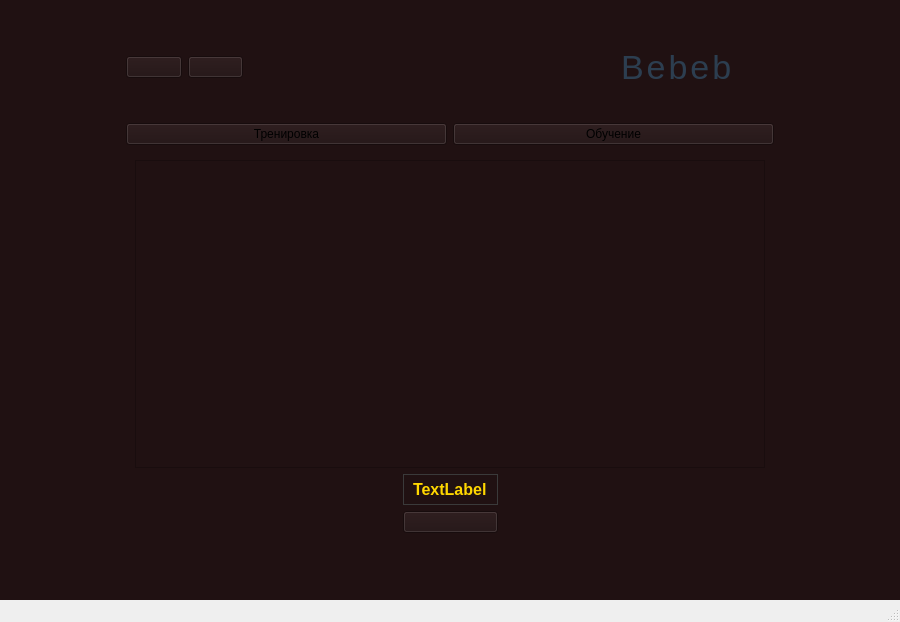
<?xml version="1.0" encoding="UTF-8"?>
<ui version="4.0">
 <class>MainWindow</class>
 <widget class="QMainWindow" name="MainWindow">
  <property name="geometry">
   <rect>
    <x>0</x>
    <y>0</y>
    <width>900</width>
    <height>622</height>
   </rect>
  </property>
  <property name="windowTitle">
   <string>MainWindow</string>
  </property>
  <widget class="QWidget" name="centralwidget">
   <property name="styleSheet">
    <string notr="true">QWidget {
    background-color: #201112;
}
</string>
   </property>
   <layout class="QGridLayout" name="gridLayout_2">
    <item row="0" column="0">
     <layout class="QGridLayout" name="gridLayout">
      <item row="0" column="0">
       <widget class="QStackedWidget" name="stackedWidget">
        <property name="currentIndex">
         <number>0</number>
        </property>
        <widget class="QWidget" name="page">
         <layout class="QGridLayout" name="gridLayout_4" columnstretch="1,6,1">
          <item row="0" column="0">
           <layout class="QGridLayout" name="gridLayout_3">
            <item row="0" column="0">
             <spacer name="horizontalSpacer">
              <property name="orientation">
               <enum>Qt::Orientation::Horizontal</enum>
              </property>
              <property name="sizeHint" stdset="0">
               <size>
                <width>40</width>
                <height>20</height>
               </size>
              </property>
             </spacer>
            </item>
           </layout>
          </item>
          <item row="0" column="2">
           <layout class="QGridLayout" name="gridLayout_11">
            <item row="0" column="0">
             <spacer name="horizontalSpacer_2">
              <property name="orientation">
               <enum>Qt::Orientation::Horizontal</enum>
              </property>
              <property name="sizeHint" stdset="0">
               <size>
                <width>40</width>
                <height>20</height>
               </size>
              </property>
             </spacer>
            </item>
           </layout>
          </item>
          <item row="0" column="1">
           <layout class="QGridLayout" name="gridLayout_12">
            <item row="2" column="0">
             <layout class="QGridLayout" name="gridLayout_14">
              <item row="0" column="0">
               <widget class="QStackedWidget" name="modesStackedWidget">
                <property name="currentIndex">
                 <number>0</number>
                </property>
                <widget class="QWidget" name="inputMode">
                 <layout class="QGridLayout" name="gridLayout_9">
                  <item row="0" column="0">
                   <layout class="QGridLayout" name="gridLayout_7" rowstretch="1">
                    <item row="0" column="0">
                     <layout class="QGridLayout" name="gridLayout_10" rowstretch="5,0,0">
                      <item row="0" column="0">
                       <widget class="TypingInput" name="typingInput"/>
                      </item>
                      <item row="1" column="0">
                       <layout class="QGridLayout" name="gridLayout_17" columnstretch="10,1,10">
                        <item row="1" column="1">
                         <widget class="ControlButton" name="resetButton">
                          <property name="text">
                           <string/>
                          </property>
                          <property name="icon">
                           <iconset resource="resources.qrc">
                            <normaloff>:/icons/res/resetButton.svg</normaloff>:/icons/res/resetButton.svg</iconset>
                          </property>
                         </widget>
                        </item>
                        <item row="1" column="0">
                         <spacer name="horizontalSpacer_4">
                          <property name="orientation">
                           <enum>Qt::Orientation::Horizontal</enum>
                          </property>
                          <property name="sizeHint" stdset="0">
                           <size>
                            <width>40</width>
                            <height>20</height>
                           </size>
                          </property>
                         </spacer>
                        </item>
                        <item row="1" column="2">
                         <spacer name="horizontalSpacer_5">
                          <property name="orientation">
                           <enum>Qt::Orientation::Horizontal</enum>
                          </property>
                          <property name="sizeHint" stdset="0">
                           <size>
                            <width>40</width>
                            <height>20</height>
                           </size>
                          </property>
                         </spacer>
                        </item>
                        <item row="0" column="1">
                         <widget class="QLabel" name="timerLabel">
                          <property name="styleSheet">
                           <string notr="true">color: #ffd700;
    font-size: 16px;
    font-family: 'Roboto Mono', 'Consolas', monospace;
    background-color: transparent;
    padding: 5px;
    border: 1px solid #3a3a3a;
    border-radius: 0px;
    font-weight: 500;</string>
                          </property>
                          <property name="text">
                           <string>TextLabel</string>
                          </property>
                         </widget>
                        </item>
                        <item row="0" column="2">
                         <spacer name="horizontalSpacer_7">
                          <property name="orientation">
                           <enum>Qt::Orientation::Horizontal</enum>
                          </property>
                          <property name="sizeHint" stdset="0">
                           <size>
                            <width>40</width>
                            <height>20</height>
                           </size>
                          </property>
                         </spacer>
                        </item>
                        <item row="0" column="0">
                         <spacer name="horizontalSpacer_8">
                          <property name="orientation">
                           <enum>Qt::Orientation::Horizontal</enum>
                          </property>
                          <property name="sizeHint" stdset="0">
                           <size>
                            <width>40</width>
                            <height>20</height>
                           </size>
                          </property>
                         </spacer>
                        </item>
                       </layout>
                      </item>
                      <item row="2" column="0">
                       <spacer name="verticalSpacer">
                        <property name="orientation">
                         <enum>Qt::Orientation::Vertical</enum>
                        </property>
                        <property name="sizeHint" stdset="0">
                         <size>
                          <width>20</width>
                          <height>40</height>
                         </size>
                        </property>
                       </spacer>
                      </item>
                     </layout>
                    </item>
                   </layout>
                  </item>
                 </layout>
                </widget>
                <widget class="QWidget" name="choseMode">
                 <layout class="QHBoxLayout" name="horizontalLayout">
                  <item>
                   <layout class="QGridLayout" name="gridLayout_15" rowstretch="1,15">
                    <item row="0" column="0">
                     <layout class="QGridLayout" name="gridLayout_18" columnstretch="10,1">
                      <item row="0" column="1">
                       <widget class="ControlButton" name="closeChoseButton">
                        <property name="text">
                         <string/>
                        </property>
                        <property name="icon">
                         <iconset resource="resources.qrc">
                          <normaloff>:/icons/res/closeButton.svg</normaloff>:/icons/res/closeButton.svg</iconset>
                        </property>
                       </widget>
                      </item>
                      <item row="0" column="0">
                       <spacer name="horizontalSpacer_6">
                        <property name="orientation">
                         <enum>Qt::Orientation::Horizontal</enum>
                        </property>
                        <property name="sizeHint" stdset="0">
                         <size>
                          <width>40</width>
                          <height>20</height>
                         </size>
                        </property>
                       </spacer>
                      </item>
                     </layout>
                    </item>
                    <item row="1" column="0">
                     <layout class="QGridLayout" name="gridLayout_21">
                      <item row="0" column="0">
                       <widget class="ScrollButtonWidget" name="choseWidget" native="true"/>
                      </item>
                     </layout>
                    </item>
                   </layout>
                  </item>
                 </layout>
                </widget>
               </widget>
              </item>
             </layout>
            </item>
            <item row="0" column="0">
             <layout class="QGridLayout" name="gridLayout_13" columnstretch="1,1,6,3">
              <item row="0" column="3">
               <layout class="QGridLayout" name="gridLayout_8">
                <item row="0" column="0">
                 <widget class="QLabel" name="nameLabel">
                  <property name="styleSheet">
                   <string notr="true">QLabel {
        font-family: 'Helvetica Neue', 'Arial', sans-serif;
        font-size: 34px;
        font-weight: 400;
        color: #2c3e50;
        text-align: center;
        padding: 30px;
        background: transparent;
        text-transform: uppercase;
        letter-spacing: 3px;
    }</string>
                  </property>
                  <property name="text">
                   <string>Bebeb</string>
                  </property>
                 </widget>
                </item>
               </layout>
              </item>
              <item row="0" column="0">
               <widget class="ControlButton" name="infoButton">
                <property name="text">
                 <string/>
                </property>
                <property name="icon">
                 <iconset resource="resources.qrc">
                  <normaloff>:/icons/res/infoButton.svg</normaloff>:/icons/res/infoButton.svg</iconset>
                </property>
               </widget>
              </item>
              <item row="0" column="1">
               <layout class="QGridLayout" name="gridLayout_19">
                <item row="0" column="0">
                 <widget class="ControlButton" name="settingsButton">
                  <property name="styleSheet">
                   <string notr="true"/>
                  </property>
                  <property name="text">
                   <string/>
                  </property>
                  <property name="icon">
                   <iconset resource="resources.qrc">
                    <normaloff>:/icons/res/settingsButton.svg</normaloff>:/icons/res/settingsButton.svg</iconset>
                  </property>
                 </widget>
                </item>
               </layout>
              </item>
              <item row="0" column="2">
               <spacer name="horizontalSpacer_3">
                <property name="orientation">
                 <enum>Qt::Orientation::Horizontal</enum>
                </property>
                <property name="sizeHint" stdset="0">
                 <size>
                  <width>40</width>
                  <height>20</height>
                 </size>
                </property>
               </spacer>
              </item>
             </layout>
            </item>
            <item row="1" column="0">
             <layout class="QGridLayout" name="gridLayout_16">
              <item row="0" column="1">
               <widget class="QPushButton" name="learnButton">
                <property name="text">
                 <string>Обучение</string>
                </property>
               </widget>
              </item>
              <item row="0" column="0">
               <widget class="QPushButton" name="trainButton">
                <property name="text">
                 <string>Тренировка</string>
                </property>
               </widget>
              </item>
             </layout>
            </item>
           </layout>
          </item>
         </layout>
        </widget>
        <widget class="QWidget" name="page_2">
         <layout class="QGridLayout" name="gridLayout_6">
          <item row="0" column="0">
           <layout class="QGridLayout" name="gridLayout_5"/>
          </item>
         </layout>
        </widget>
       </widget>
      </item>
     </layout>
    </item>
   </layout>
  </widget>
  <widget class="QMenuBar" name="menubar">
   <property name="geometry">
    <rect>
     <x>0</x>
     <y>0</y>
     <width>900</width>
     <height>25</height>
    </rect>
   </property>
  </widget>
  <widget class="QStatusBar" name="statusbar"/>
 </widget>
 <customwidgets>
  <customwidget>
   <class>ControlButton</class>
   <extends>QPushButton</extends>
   <header location="global">ControlButton.h</header>
  </customwidget>
  <customwidget>
   <class>TypingInput</class>
   <extends>QTextEdit</extends>
   <header location="global">TypingInput.h</header>
  </customwidget>
  <customwidget>
   <class>ScrollButtonWidget</class>
   <extends>QWidget</extends>
   <header location="global">ScrollButtonWidget.h</header>
   <container>1</container>
  </customwidget>
 </customwidgets>
 <resources>
  <include location="resources.qrc"/>
 </resources>
 <connections/>
</ui>
